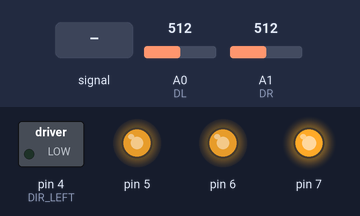
This sketch was run on a simulated Arduino Uno, built with avr-gcc and run on an emulated ATmega328P. Parts: switched loads named in the sketch (green lamp = pin HIGH), output pins drawn as LEDs (lit = HIGH). Dashed ring = blinking. Inputs (shaded band) come from the test bench; at power-on: A1 (DR) = 512, A0 (DL) = 512.

Above: at 1.2 s.
1.3 s: A0 (DL) fed a 200 Hz sine of ±460 counts around its level
At 1.82 s:
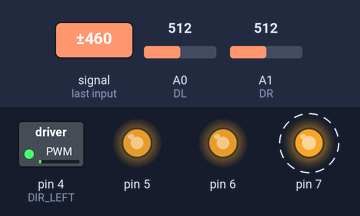
4.3 s: A1 (DR) set to 487
7.3 s: A1 (DR) set to 306
At 8.3 s:
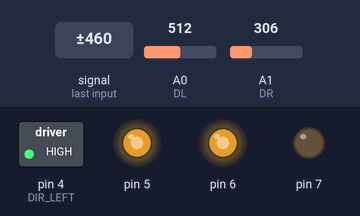
8.8 s: A1 (DR) set to 1023
At 9.4 s:
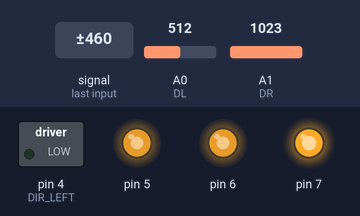
10.3 s: A1 (DR) set to 122
At 11.7 s:
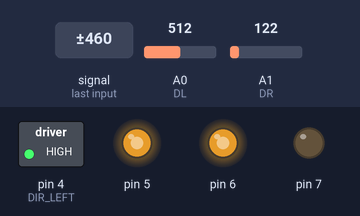
Timing chart, 0 to 12.8 s (numbered marks = the images above; inputs shaded):
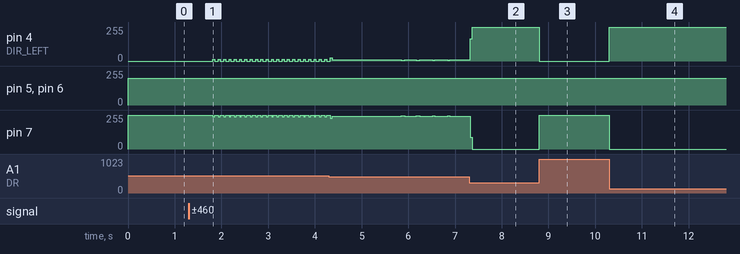

Measured:
- after the input at 1.3 s, pin 4 (DIR_LEFT): alternates 12/255 for 0.04 s and 0/255 for 0.07 s, starting after 0.52 s; pin 7: alternates 255/255 for 0.07 s and 243/255 for 0.04 s, starting after 0.52 s
- after the input at 7.3 s, pin 4 (DIR_LEFT): 10/255 → 255/255 at once; pin 7: 245/255 → 0/255 at once
- after the input at 8.8 s, pin 4 (DIR_LEFT): 255/255 → 0/255 at once; pin 7: 0/255 → 255/255 at once
- after the input at 10.3 s, pin 4 (DIR_LEFT): 0/255 → 255/255 at once; pin 7: 255/255 → 0/255 at once

The sketch:

Source.ino
```cpp
#include "Motors.h"

#define SPEED 200

#define DL A0
#define DR A1

Motors motors;

int DIR_LEFT = 4;
int DIR_RIGHT = 7;
int SPEED_LEFT = 6;
int SPEED_RIGHT = 5;

 /* Значения для калибровки второго датчика */
int delta[16] = {3, 20, 5, 18, 25, 17, 12, 18, 29, 26, 32, 31, 50, 26, 20, 33};
enum STATES {FORWARD = 0, LEFT, RIGHT};

/*16 уровней освещенности*/
int mStep = 1024 / 16;
int state = FORWARD;

void setup() {
  motors.attach(DIR_LEFT, DIR_RIGHT, SPEED_LEFT, SPEED_RIGHT);
  pinMode(DL, INPUT);
  pinMode(DR, INPUT);

  Serial.begin(9600);

}

int getValue(int sensor) {
  int sen = analogRead(sensor);
  if(sensor == DL)
    return sen; //первый дачик возвращаем нормально
  else if (sensor == DR) {
    sen = sen + delta[sen / mStep]; //второй калибруем
    return sen;
  }
}

void getState() {
  int sL = getValue(DL);
  int sR = getValue(DR);
  if (sL == sR)
    state = FORWARD;
  if (sL < sR)
    state = RIGHT;
  if(sL > sR)
    state = LEFT;
}

void loop() {
  if (state == FORWARD) {
    motors.forward(SPEED);
    getState();
  } else if (state == RIGHT) {
    int sR = getValue(DR);
    do {
      motors.right();
    } while(sR / 2 > getValue(DL));
    do {
      motors.forward(SPEED);
    } while(getValue(DL) > getValue(DR));
    state = FORWARD;
  } else if(state == LEFT) {
    int sL = getValue(DL);
    do {
      motors.left();
    } while(sL / 2 > getValue(DR));
    do {
      motors.forward(SPEED);
    } while(getValue(DR) > getValue(DL));
    state = FORWARD;
  }
}
```

Motors.cpp
```cpp
#include "Motors.h"

#define STATE_STOP 0
#define STATE_FORWARD 1
#define STATE_LEFT 2
#define STATE_RIGHT 3
#define STATE_BACKWARD 4

#define K_BREAK_SPEED 4

Motors::Motors() {}

void Motors::attach(int pin1, int pin2, int pin3, int pin4) {
  pin_dir_1 = pin1;
  pin_dir_2 = pin2;
  pin_speed_1 = pin3;
  pin_speed_2 = pin4;
  pinMode(pin_dir_1, OUTPUT);
  pinMode(pin_dir_2, OUTPUT);
  pinMode(pin_speed_1, OUTPUT);
  pinMode(pin_speed_2, OUTPUT);
}

void Motors::go(int velocity, int right, int left) {
  digitalWrite(this -> pin_dir_1, right);
  digitalWrite(this -> pin_dir_2, left);
  analogWrite(this -> pin_speed_1, velocity);
  analogWrite(this -> pin_speed_2, velocity);
}

void Motors::go(int v1, int v2, int right, int left) {
  digitalWrite(this -> pin_dir_1, right);
  digitalWrite(this -> pin_dir_2, left);
  analogWrite(this -> pin_speed_1, v1);
  analogWrite(this -> pin_speed_2, v2);
}

void Motors::forward(int vel) {
  this -> state = STATE_FORWARD;
  this -> go(vel, vel, 0, 1);
}

void Motors::right() {
  this -> state = STATE_RIGHT;
  this -> go(200, LOW, HIGH);
}

void Motors::backward() {
  this -> go(228, LOW, LOW);
}

void Motors::left() {
  this -> state = STATE_LEFT;
  this -> go(200, HIGH, LOW);
}

void Motors::stopMotors() {
  this -> go(0, LOW, LOW);
}

void Motors::accelerateRight(int velocity) {
  digitalWrite(this -> pin_dir_1, LOW);
  digitalWrite(this -> pin_dir_2, LOW);
  analogWrite(this -> pin_speed_1, velocity);
  analogWrite(this -> pin_speed_2, velocity / K_BREAK_SPEED);
}

void Motors::accelerateLeft(int velocity) {
  digitalWrite(this -> pin_dir_1, HIGH);
  digitalWrite(this -> pin_dir_2, HIGH);
  analogWrite(this -> pin_speed_1, velocity / K_BREAK_SPEED);
  analogWrite(this -> pin_speed_2, velocity);
}
```

Motors.h
```cpp
#include "Arduino.h"

class Motors {
public:
  int pin_dir_1;
  int pin_dir_2;
  int pin_speed_1;
  int pin_speed_2;
  int state;
  Motors();
  void attach(int pin1, int pin2, int pin3, int pin4);
  void go(int velocity, int right, int left);
  void go(int v1, int v2, int right, int left);
  void forward(int vel);
  void right();
  void backward();
  void left();
  void stopMotors();
  void accelerateRight(int velocity);
  void accelerateLeft(int velocity);
  };
```
